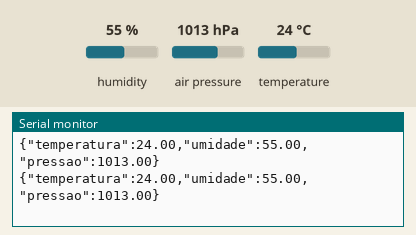
This sketch was run on a simulated Arduino Uno, built with avr-gcc and run on an emulated ATmega328P. On the bench: the last lines printed to the serial monitor. The test bench sets the inputs (shaded band); at power-on: humidity 55 %, air pressure 1013 hPa, temperature 24 °C.

Above: at 5.8 s.
5.9 s: humidity set to 22 %
At 10.9 s:
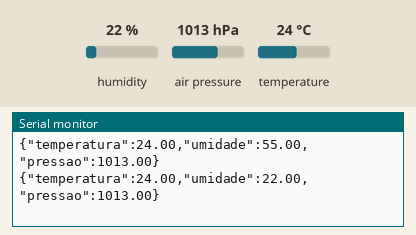
11.9 s: air pressure set to 952 hPa
At 15.7 s:
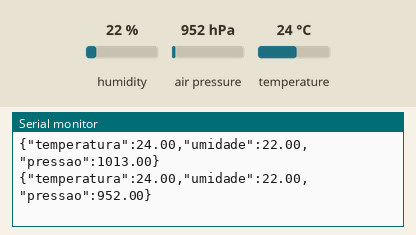
17.9 s: temperature set to 12 °C
At 20.5 s:
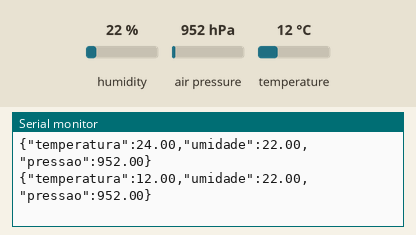
23.9 s: air pressure set to 975 hPa
At 26.4 s:
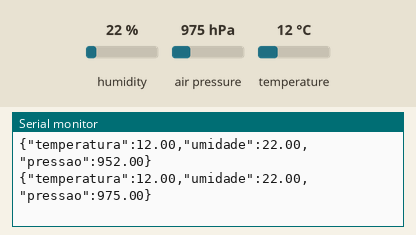
29.9 s: humidity set to 40 %
At 31.2 s:
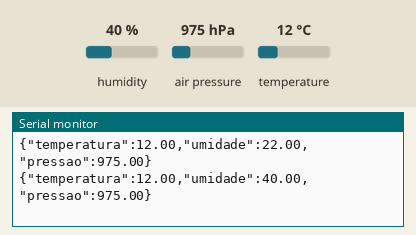
Timing chart, 0 to 32.9 s (numbered marks = the images above; inputs shaded):
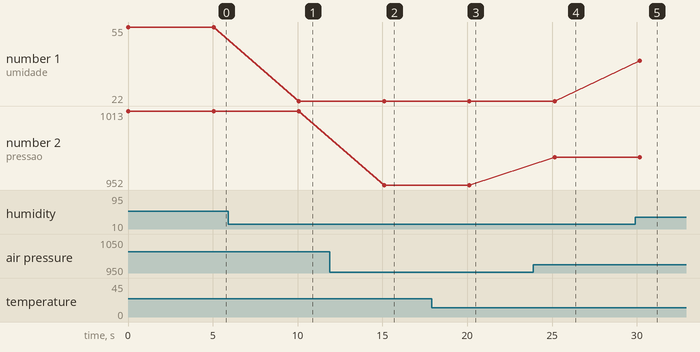

The sketch:

estacao.ino
```cpp
// Aqui eu coloquei o código que eu usei  no arduino ide

#include <Wire.h>
#include <Adafruit_Sensor.h>
#include <Adafruit_BMP280.h>
#include "DHT.h"

#define DHTPIN 2
#define DHTTYPE DHT11

DHT dht(DHTPIN, DHTTYPE);
Adafruit_BMP280 bmp;

void setup() {
  Serial.begin(9600);
  dht.begin();


if (!bmp.begin(0x76, 0x60)) {
    Serial.println("Sensor BMP280 não encontrado. Verifique as conexões!");
  }
}

void loop() {
  // Leituras dos sensores
  float temp = dht.readTemperature();
  float umid = dht.readHumidity();
  float pressao = bmp.readPressure() / 100.0F;


  if (!isnan(temp) && !isnan(umid)) {
    // Formata e envia os dados como um JSON válido
    Serial.print("{");
    Serial.print("\"temperatura\":"); Serial.print(temp);
    Serial.print(",\"umidade\":"); Serial.print(umid);
    Serial.print(",\"pressao\":"); Serial.print(pressao);
    Serial.println("}");
  } else {
    Serial.println("Falha na leitura do DHT11!");
  }

  delay(5000); // Aguarda 5 segundos para a próxima leitura
}
```

Measured:
- after the input at 5.9 s, the serial monitor: prints a new line after 4.2 s (image 1)
- after the input at 11.9 s, the serial monitor: prints a new line after 3.2 s (image 2)
- after the input at 17.9 s, the serial monitor: prints a new line after 2.2 s (image 3)
- after the input at 23.9 s, the serial monitor: prints a new line after 1.3 s (image 4)
- after the input at 29.9 s, the serial monitor: prints a new line after 0.28 s (image 5)
- plotted number 1: 55 → 22 after the input at 5.9 s, 22 → 40 after the input at 29.9 s
- plotted number 2: 1013 → 952 after the input at 11.9 s, 952 → 975 after the input at 23.9 s
